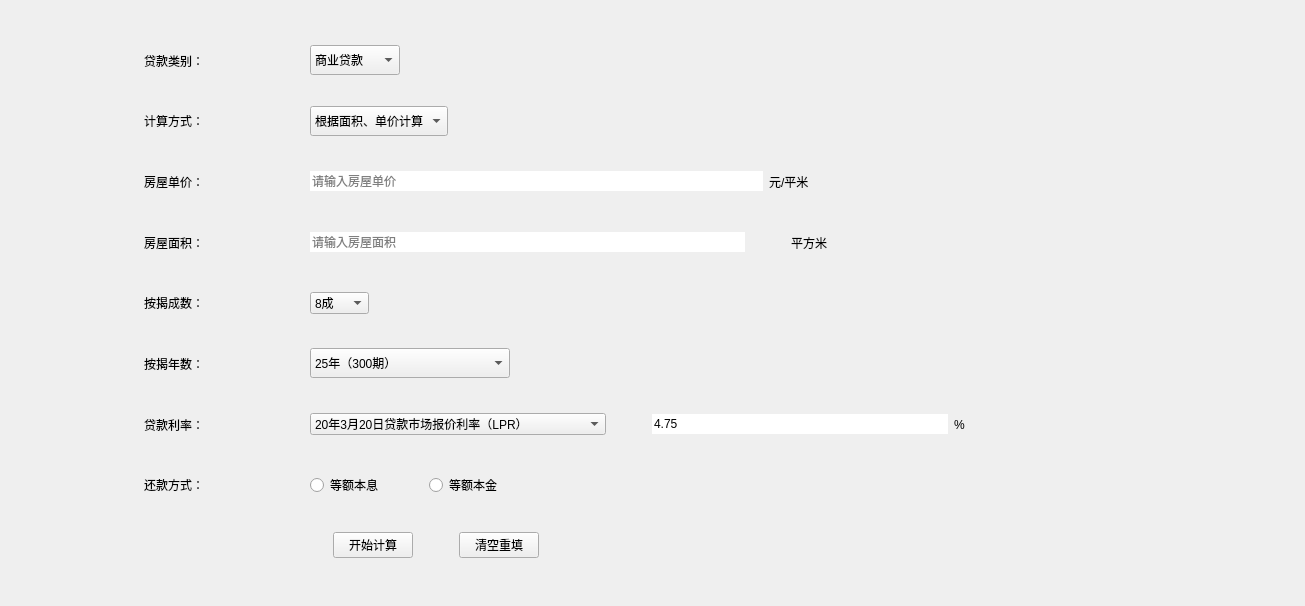
<?xml version="1.0" encoding="UTF-8"?>
<ui version="4.0">
 <class>Widget</class>
 <widget class="QWidget" name="Widget">
  <property name="geometry">
   <rect>
    <x>0</x>
    <y>0</y>
    <width>1305</width>
    <height>606</height>
   </rect>
  </property>
  <property name="windowTitle">
   <string>房贷计算器</string>
  </property>
  <layout class="QHBoxLayout" name="horizontalLayout">
   <item>
    <widget class="QWidget" name="widget" native="true">
     <layout class="QVBoxLayout" name="verticalLayout">
      <item>
       <widget class="QWidget" name="widget_26" native="true">
        <property name="sizePolicy">
         <sizepolicy hsizetype="Expanding" vsizetype="Expanding">
          <horstretch>100</horstretch>
          <verstretch>100</verstretch>
         </sizepolicy>
        </property>
        <layout class="QVBoxLayout" name="verticalLayout_7">
         <item>
          <widget class="QWidget" name="widget_27" native="true">
           <layout class="QHBoxLayout" name="horizontalLayout_24">
            <item>
             <spacer name="horizontalSpacer_76">
              <property name="orientation">
               <enum>Qt::Horizontal</enum>
              </property>
              <property name="sizeType">
               <enum>QSizePolicy::Fixed</enum>
              </property>
              <property name="sizeHint" stdset="0">
               <size>
                <width>100</width>
                <height>20</height>
               </size>
              </property>
             </spacer>
            </item>
            <item>
             <widget class="QLabel" name="label_28">
              <property name="text">
               <string>贷款类别：</string>
              </property>
             </widget>
            </item>
            <item>
             <spacer name="horizontalSpacer_77">
              <property name="orientation">
               <enum>Qt::Horizontal</enum>
              </property>
              <property name="sizeType">
               <enum>QSizePolicy::Fixed</enum>
              </property>
              <property name="sizeHint" stdset="0">
               <size>
                <width>100</width>
                <height>20</height>
               </size>
              </property>
             </spacer>
            </item>
            <item>
             <widget class="QComboBox" name="comboBox_14">
              <property name="maximumSize">
               <size>
                <width>100</width>
                <height>30</height>
               </size>
              </property>
              <property name="currentText">
               <string>商业贷款</string>
              </property>
              <property name="modelColumn">
               <number>0</number>
              </property>
              <item>
               <property name="text">
                <string>商业贷款</string>
               </property>
              </item>
              <item>
               <property name="text">
                <string>公积金贷款</string>
               </property>
              </item>
              <item>
               <property name="text">
                <string>组合型贷款</string>
               </property>
              </item>
             </widget>
            </item>
            <item>
             <spacer name="horizontalSpacer_78">
              <property name="orientation">
               <enum>Qt::Horizontal</enum>
              </property>
              <property name="sizeHint" stdset="0">
               <size>
                <width>40</width>
                <height>20</height>
               </size>
              </property>
             </spacer>
            </item>
           </layout>
          </widget>
         </item>
         <item>
          <widget class="QWidget" name="widget_28" native="true">
           <layout class="QHBoxLayout" name="horizontalLayout_25">
            <item>
             <spacer name="horizontalSpacer_79">
              <property name="orientation">
               <enum>Qt::Horizontal</enum>
              </property>
              <property name="sizeType">
               <enum>QSizePolicy::Fixed</enum>
              </property>
              <property name="sizeHint" stdset="0">
               <size>
                <width>100</width>
                <height>20</height>
               </size>
              </property>
             </spacer>
            </item>
            <item>
             <widget class="QLabel" name="label_29">
              <property name="text">
               <string>计算方式：</string>
              </property>
             </widget>
            </item>
            <item>
             <spacer name="horizontalSpacer_80">
              <property name="orientation">
               <enum>Qt::Horizontal</enum>
              </property>
              <property name="sizeType">
               <enum>QSizePolicy::Fixed</enum>
              </property>
              <property name="sizeHint" stdset="0">
               <size>
                <width>100</width>
                <height>20</height>
               </size>
              </property>
             </spacer>
            </item>
            <item>
             <widget class="QComboBox" name="comboBox_15">
              <property name="sizePolicy">
               <sizepolicy hsizetype="Preferred" vsizetype="Fixed">
                <horstretch>0</horstretch>
                <verstretch>0</verstretch>
               </sizepolicy>
              </property>
              <property name="maximumSize">
               <size>
                <width>200</width>
                <height>30</height>
               </size>
              </property>
              <property name="currentText">
               <string>根据面积、单价计算</string>
              </property>
              <property name="iconSize">
               <size>
                <width>100</width>
                <height>30</height>
               </size>
              </property>
              <item>
               <property name="text">
                <string>根据面积、单价计算</string>
               </property>
              </item>
              <item>
               <property name="text">
                <string>根据贷款总额计算</string>
               </property>
              </item>
             </widget>
            </item>
            <item>
             <spacer name="horizontalSpacer_81">
              <property name="orientation">
               <enum>Qt::Horizontal</enum>
              </property>
              <property name="sizeHint" stdset="0">
               <size>
                <width>40</width>
                <height>20</height>
               </size>
              </property>
             </spacer>
            </item>
           </layout>
          </widget>
         </item>
         <item>
          <widget class="QWidget" name="widget_29" native="true">
           <layout class="QHBoxLayout" name="horizontalLayout_17">
            <item>
             <spacer name="horizontalSpacer_82">
              <property name="orientation">
               <enum>Qt::Horizontal</enum>
              </property>
              <property name="sizeType">
               <enum>QSizePolicy::Fixed</enum>
              </property>
              <property name="sizeHint" stdset="0">
               <size>
                <width>100</width>
                <height>20</height>
               </size>
              </property>
             </spacer>
            </item>
            <item>
             <widget class="QLabel" name="label_30">
              <property name="text">
               <string>房屋单价：</string>
              </property>
             </widget>
            </item>
            <item>
             <spacer name="horizontalSpacer_83">
              <property name="orientation">
               <enum>Qt::Horizontal</enum>
              </property>
              <property name="sizeType">
               <enum>QSizePolicy::Fixed</enum>
              </property>
              <property name="sizeHint" stdset="0">
               <size>
                <width>100</width>
                <height>20</height>
               </size>
              </property>
             </spacer>
            </item>
            <item>
             <widget class="QLineEdit" name="lineEdit_8">
              <property name="enabled">
               <bool>true</bool>
              </property>
              <property name="text">
               <string/>
              </property>
              <property name="maxLength">
               <number>32769</number>
              </property>
              <property name="frame">
               <bool>false</bool>
              </property>
              <property name="placeholderText">
               <string>请输入房屋单价</string>
              </property>
             </widget>
            </item>
            <item>
             <widget class="QLabel" name="label_31">
              <property name="text">
               <string>元/平米</string>
              </property>
             </widget>
            </item>
            <item>
             <spacer name="horizontalSpacer_84">
              <property name="orientation">
               <enum>Qt::Horizontal</enum>
              </property>
              <property name="sizeHint" stdset="0">
               <size>
                <width>40</width>
                <height>20</height>
               </size>
              </property>
             </spacer>
            </item>
           </layout>
          </widget>
         </item>
         <item>
          <widget class="QWidget" name="widget_34" native="true">
           <property name="acceptDrops">
            <bool>false</bool>
           </property>
           <layout class="QHBoxLayout" name="horizontalLayout_3">
            <item>
             <spacer name="horizontalSpacer_99">
              <property name="orientation">
               <enum>Qt::Horizontal</enum>
              </property>
              <property name="sizeType">
               <enum>QSizePolicy::Fixed</enum>
              </property>
              <property name="sizeHint" stdset="0">
               <size>
                <width>100</width>
                <height>20</height>
               </size>
              </property>
             </spacer>
            </item>
            <item>
             <widget class="QLabel" name="label_36">
              <property name="text">
               <string>房屋面积：</string>
              </property>
             </widget>
            </item>
            <item>
             <spacer name="horizontalSpacer_100">
              <property name="orientation">
               <enum>Qt::Horizontal</enum>
              </property>
              <property name="sizeType">
               <enum>QSizePolicy::Fixed</enum>
              </property>
              <property name="sizeHint" stdset="0">
               <size>
                <width>100</width>
                <height>20</height>
               </size>
              </property>
             </spacer>
            </item>
            <item>
             <widget class="QLineEdit" name="lineEdit_10">
              <property name="enabled">
               <bool>true</bool>
              </property>
              <property name="mouseTracking">
               <bool>true</bool>
              </property>
              <property name="text">
               <string/>
              </property>
              <property name="frame">
               <bool>false</bool>
              </property>
              <property name="placeholderText">
               <string>请输入房屋面积</string>
              </property>
             </widget>
            </item>
            <item>
             <spacer name="horizontalSpacer_54">
              <property name="orientation">
               <enum>Qt::Horizontal</enum>
              </property>
              <property name="sizeType">
               <enum>QSizePolicy::Fixed</enum>
              </property>
              <property name="sizeHint" stdset="0">
               <size>
                <width>40</width>
                <height>20</height>
               </size>
              </property>
             </spacer>
            </item>
            <item>
             <widget class="QLabel" name="label_37">
              <property name="text">
               <string>平方米</string>
              </property>
             </widget>
            </item>
            <item>
             <spacer name="horizontalSpacer_101">
              <property name="orientation">
               <enum>Qt::Horizontal</enum>
              </property>
              <property name="sizeHint" stdset="0">
               <size>
                <width>225</width>
                <height>20</height>
               </size>
              </property>
             </spacer>
            </item>
           </layout>
          </widget>
         </item>
         <item>
          <widget class="QWidget" name="widget_2" native="true">
           <layout class="QHBoxLayout" name="horizontalLayout_2">
            <item>
             <spacer name="horizontalSpacer">
              <property name="orientation">
               <enum>Qt::Horizontal</enum>
              </property>
              <property name="sizeType">
               <enum>QSizePolicy::Fixed</enum>
              </property>
              <property name="sizeHint" stdset="0">
               <size>
                <width>100</width>
                <height>20</height>
               </size>
              </property>
             </spacer>
            </item>
            <item>
             <widget class="QLabel" name="label">
              <property name="text">
               <string>按揭成数：</string>
              </property>
             </widget>
            </item>
            <item>
             <spacer name="horizontalSpacer_2">
              <property name="orientation">
               <enum>Qt::Horizontal</enum>
              </property>
              <property name="sizeType">
               <enum>QSizePolicy::Fixed</enum>
              </property>
              <property name="sizeHint" stdset="0">
               <size>
                <width>100</width>
                <height>20</height>
               </size>
              </property>
             </spacer>
            </item>
            <item>
             <widget class="QComboBox" name="comboBox_1">
              <property name="toolTipDuration">
               <number>-1</number>
              </property>
              <property name="currentText">
               <string>8成</string>
              </property>
              <item>
               <property name="text">
                <string>8成</string>
               </property>
              </item>
              <item>
               <property name="text">
                <string>7.5成</string>
               </property>
              </item>
              <item>
               <property name="text">
                <string>7成</string>
               </property>
              </item>
              <item>
               <property name="text">
                <string>6.5成</string>
               </property>
              </item>
              <item>
               <property name="text">
                <string>6成</string>
               </property>
              </item>
              <item>
               <property name="text">
                <string>5.5成</string>
               </property>
              </item>
              <item>
               <property name="text">
                <string>5成</string>
               </property>
              </item>
              <item>
               <property name="text">
                <string>4.5成</string>
               </property>
              </item>
              <item>
               <property name="text">
                <string>4成</string>
               </property>
              </item>
              <item>
               <property name="text">
                <string>3.5成</string>
               </property>
              </item>
              <item>
               <property name="text">
                <string>3成</string>
               </property>
              </item>
              <item>
               <property name="text">
                <string>2.5成</string>
               </property>
              </item>
              <item>
               <property name="text">
                <string>2成</string>
               </property>
              </item>
             </widget>
            </item>
            <item>
             <spacer name="horizontalSpacer_3">
              <property name="orientation">
               <enum>Qt::Horizontal</enum>
              </property>
              <property name="sizeHint" stdset="0">
               <size>
                <width>40</width>
                <height>20</height>
               </size>
              </property>
             </spacer>
            </item>
           </layout>
          </widget>
         </item>
         <item>
          <widget class="QWidget" name="widget_30" native="true">
           <layout class="QHBoxLayout" name="horizontalLayout_27">
            <item>
             <spacer name="horizontalSpacer_85">
              <property name="orientation">
               <enum>Qt::Horizontal</enum>
              </property>
              <property name="sizeType">
               <enum>QSizePolicy::Fixed</enum>
              </property>
              <property name="sizeHint" stdset="0">
               <size>
                <width>100</width>
                <height>20</height>
               </size>
              </property>
             </spacer>
            </item>
            <item>
             <widget class="QLabel" name="label_32">
              <property name="text">
               <string>按揭年数：</string>
              </property>
             </widget>
            </item>
            <item>
             <spacer name="horizontalSpacer_86">
              <property name="orientation">
               <enum>Qt::Horizontal</enum>
              </property>
              <property name="sizeType">
               <enum>QSizePolicy::Fixed</enum>
              </property>
              <property name="sizeHint" stdset="0">
               <size>
                <width>100</width>
                <height>20</height>
               </size>
              </property>
             </spacer>
            </item>
            <item>
             <widget class="QComboBox" name="comboBox_16">
              <property name="sizePolicy">
               <sizepolicy hsizetype="Expanding" vsizetype="Fixed">
                <horstretch>0</horstretch>
                <verstretch>0</verstretch>
               </sizepolicy>
              </property>
              <property name="maximumSize">
               <size>
                <width>200</width>
                <height>30</height>
               </size>
              </property>
              <property name="iconSize">
               <size>
                <width>300</width>
                <height>30</height>
               </size>
              </property>
              <item>
               <property name="text">
                <string>25年（300期）</string>
               </property>
              </item>
              <item>
               <property name="text">
                <string>24年（288期）</string>
               </property>
              </item>
              <item>
               <property name="text">
                <string>23年（276期）</string>
               </property>
              </item>
              <item>
               <property name="text">
                <string>22年（264期）</string>
               </property>
              </item>
              <item>
               <property name="text">
                <string>21年（252期）</string>
               </property>
              </item>
              <item>
               <property name="text">
                <string>20年（240期）</string>
               </property>
              </item>
              <item>
               <property name="text">
                <string>19年（228期）</string>
               </property>
              </item>
              <item>
               <property name="text">
                <string>18年（216期）</string>
               </property>
              </item>
              <item>
               <property name="text">
                <string>17年（204期）</string>
               </property>
              </item>
              <item>
               <property name="text">
                <string>16年（192期）</string>
               </property>
              </item>
              <item>
               <property name="text">
                <string>15年（180期）</string>
               </property>
              </item>
              <item>
               <property name="text">
                <string>14年（168期）</string>
               </property>
              </item>
              <item>
               <property name="text">
                <string>13年（156期）</string>
               </property>
              </item>
              <item>
               <property name="text">
                <string>12年（144期）</string>
               </property>
              </item>
              <item>
               <property name="text">
                <string>11年（132期）</string>
               </property>
              </item>
              <item>
               <property name="text">
                <string>10年（120期）</string>
               </property>
              </item>
              <item>
               <property name="text">
                <string>9年（108期）</string>
               </property>
              </item>
              <item>
               <property name="text">
                <string>8年（96期）</string>
               </property>
              </item>
              <item>
               <property name="text">
                <string>7年（84期）</string>
               </property>
              </item>
              <item>
               <property name="text">
                <string>6年（72期）</string>
               </property>
              </item>
              <item>
               <property name="text">
                <string>5年（60期）</string>
               </property>
              </item>
              <item>
               <property name="text">
                <string>4年（48期）</string>
               </property>
              </item>
              <item>
               <property name="text">
                <string>3年（36期）</string>
               </property>
              </item>
              <item>
               <property name="text">
                <string>2年（24期）</string>
               </property>
              </item>
              <item>
               <property name="text">
                <string>1年（12期）</string>
               </property>
              </item>
             </widget>
            </item>
            <item>
             <spacer name="horizontalSpacer_87">
              <property name="orientation">
               <enum>Qt::Horizontal</enum>
              </property>
              <property name="sizeHint" stdset="0">
               <size>
                <width>40</width>
                <height>20</height>
               </size>
              </property>
             </spacer>
            </item>
           </layout>
          </widget>
         </item>
         <item>
          <widget class="QWidget" name="widget_31" native="true">
           <layout class="QHBoxLayout" name="horizontalLayout_28">
            <item>
             <spacer name="horizontalSpacer_88">
              <property name="orientation">
               <enum>Qt::Horizontal</enum>
              </property>
              <property name="sizeType">
               <enum>QSizePolicy::Fixed</enum>
              </property>
              <property name="sizeHint" stdset="0">
               <size>
                <width>100</width>
                <height>20</height>
               </size>
              </property>
             </spacer>
            </item>
            <item>
             <widget class="QLabel" name="label_33">
              <property name="text">
               <string>贷款利率：</string>
              </property>
             </widget>
            </item>
            <item>
             <spacer name="horizontalSpacer_89">
              <property name="orientation">
               <enum>Qt::Horizontal</enum>
              </property>
              <property name="sizeType">
               <enum>QSizePolicy::Fixed</enum>
              </property>
              <property name="sizeHint" stdset="0">
               <size>
                <width>100</width>
                <height>20</height>
               </size>
              </property>
             </spacer>
            </item>
            <item>
             <widget class="QComboBox" name="comboBox_17">
              <property name="sizePolicy">
               <sizepolicy hsizetype="Expanding" vsizetype="Fixed">
                <horstretch>0</horstretch>
                <verstretch>0</verstretch>
               </sizepolicy>
              </property>
              <item>
               <property name="text">
                <string>20年3月20日贷款市场报价利率（LPR）</string>
               </property>
              </item>
              <item>
               <property name="text">
                <string>19年9月20日贷款市场报价利率（LPR）</string>
               </property>
              </item>
              <item>
               <property name="text">
                <string>15年10月24日利率上限（1.1倍）</string>
               </property>
              </item>
              <item>
               <property name="text">
                <string>15年10月24日利率上限（1.05倍）</string>
               </property>
              </item>
              <item>
               <property name="text">
                <string>15年10月24日利率下限（85折）</string>
               </property>
              </item>
              <item>
               <property name="text">
                <string>15年10月24日利率下限（7折）</string>
               </property>
              </item>
              <item>
               <property name="text">
                <string>15年10月24日基准利率</string>
               </property>
              </item>
              <item>
               <property name="text">
                <string>15年8月26日利率上限（1.1倍）</string>
               </property>
              </item>
              <item>
               <property name="text">
                <string>15年8月26日利率下限（85折）</string>
               </property>
              </item>
              <item>
               <property name="text">
                <string>15年8月26日利率下限（7折）</string>
               </property>
              </item>
              <item>
               <property name="text">
                <string>15年8月26日基准利率</string>
               </property>
              </item>
              <item>
               <property name="text">
                <string>15年6月28日利率上限（1.1倍）</string>
               </property>
              </item>
              <item>
               <property name="text">
                <string>15年6月28日利率下限（85折）</string>
               </property>
              </item>
              <item>
               <property name="text">
                <string>15年6月28日利率下限（7折）</string>
               </property>
              </item>
              <item>
               <property name="text">
                <string>15年6月28日基准利率</string>
               </property>
              </item>
              <item>
               <property name="text">
                <string>15年5月11日利率上限（1.1倍）</string>
               </property>
              </item>
              <item>
               <property name="text">
                <string>15年5月11日利率下限（85折）</string>
               </property>
              </item>
              <item>
               <property name="text">
                <string>15年5月11日利率下限（7折）</string>
               </property>
              </item>
              <item>
               <property name="text">
                <string>15年5月11日基准利率</string>
               </property>
              </item>
              <item>
               <property name="text">
                <string>15年3月1日利率上限（1.1倍）</string>
               </property>
              </item>
              <item>
               <property name="text">
                <string>15年3月1日利率上限（85折）</string>
               </property>
              </item>
              <item>
               <property name="text">
                <string>15年3月1日利率上限（7折）</string>
               </property>
              </item>
              <item>
               <property name="text">
                <string>15年3月1日基准利率</string>
               </property>
              </item>
              <item>
               <property name="text">
                <string>14年11月22日利率上限（1.1倍）</string>
               </property>
              </item>
              <item>
               <property name="text">
                <string>14年11月22日利率下限（85折）</string>
               </property>
              </item>
              <item>
               <property name="text">
                <string>14年11月22日利率下限（7折）</string>
               </property>
              </item>
              <item>
               <property name="text">
                <string>14年11月22日基准利率</string>
               </property>
              </item>
              <item>
               <property name="text">
                <string>12年7月6日利率上限（1.1倍）</string>
               </property>
              </item>
              <item>
               <property name="text">
                <string>12年7月6日利率下限（85折）</string>
               </property>
              </item>
              <item>
               <property name="text">
                <string>12年7月6日利率下限（7折）</string>
               </property>
              </item>
              <item>
               <property name="text">
                <string>12年7月6日基准利率</string>
               </property>
              </item>
              <item>
               <property name="text">
                <string>12年6月8日利率上限（1.1倍）</string>
               </property>
              </item>
              <item>
               <property name="text">
                <string>12年6月8日利率下限（85折）</string>
               </property>
              </item>
              <item>
               <property name="text">
                <string>12年6月8日利率下限（7折）</string>
               </property>
              </item>
              <item>
               <property name="text">
                <string>12年6月8日基准利率</string>
               </property>
              </item>
             </widget>
            </item>
            <item>
             <spacer name="horizontalSpacer_90">
              <property name="orientation">
               <enum>Qt::Horizontal</enum>
              </property>
              <property name="sizeType">
               <enum>QSizePolicy::Fixed</enum>
              </property>
              <property name="sizeHint" stdset="0">
               <size>
                <width>40</width>
                <height>20</height>
               </size>
              </property>
             </spacer>
            </item>
            <item>
             <widget class="QLineEdit" name="lineEdit_9">
              <property name="acceptDrops">
               <bool>true</bool>
              </property>
              <property name="text">
               <string>4.75</string>
              </property>
              <property name="frame">
               <bool>false</bool>
              </property>
              <property name="placeholderText">
               <string/>
              </property>
             </widget>
            </item>
            <item>
             <widget class="QLabel" name="label_34">
              <property name="text">
               <string>%</string>
              </property>
             </widget>
            </item>
            <item>
             <spacer name="horizontalSpacer_91">
              <property name="orientation">
               <enum>Qt::Horizontal</enum>
              </property>
              <property name="sizeHint" stdset="0">
               <size>
                <width>40</width>
                <height>20</height>
               </size>
              </property>
             </spacer>
            </item>
           </layout>
          </widget>
         </item>
         <item>
          <widget class="QWidget" name="widget_32" native="true">
           <layout class="QHBoxLayout" name="horizontalLayout_29">
            <item>
             <spacer name="horizontalSpacer_92">
              <property name="orientation">
               <enum>Qt::Horizontal</enum>
              </property>
              <property name="sizeType">
               <enum>QSizePolicy::Fixed</enum>
              </property>
              <property name="sizeHint" stdset="0">
               <size>
                <width>100</width>
                <height>20</height>
               </size>
              </property>
             </spacer>
            </item>
            <item>
             <widget class="QLabel" name="label_35">
              <property name="text">
               <string>还款方式：</string>
              </property>
             </widget>
            </item>
            <item>
             <spacer name="horizontalSpacer_93">
              <property name="orientation">
               <enum>Qt::Horizontal</enum>
              </property>
              <property name="sizeType">
               <enum>QSizePolicy::Fixed</enum>
              </property>
              <property name="sizeHint" stdset="0">
               <size>
                <width>100</width>
                <height>20</height>
               </size>
              </property>
             </spacer>
            </item>
            <item>
             <widget class="QRadioButton" name="radioButton_7">
              <property name="text">
               <string>等额本息</string>
              </property>
             </widget>
            </item>
            <item>
             <spacer name="horizontalSpacer_94">
              <property name="orientation">
               <enum>Qt::Horizontal</enum>
              </property>
              <property name="sizeType">
               <enum>QSizePolicy::Fixed</enum>
              </property>
              <property name="sizeHint" stdset="0">
               <size>
                <width>40</width>
                <height>20</height>
               </size>
              </property>
             </spacer>
            </item>
            <item>
             <widget class="QRadioButton" name="radioButton_8">
              <property name="text">
               <string>等额本金</string>
              </property>
             </widget>
            </item>
            <item>
             <spacer name="horizontalSpacer_95">
              <property name="orientation">
               <enum>Qt::Horizontal</enum>
              </property>
              <property name="sizeHint" stdset="0">
               <size>
                <width>40</width>
                <height>20</height>
               </size>
              </property>
             </spacer>
            </item>
           </layout>
          </widget>
         </item>
         <item>
          <widget class="QWidget" name="widget_33" native="true">
           <layout class="QHBoxLayout" name="horizontalLayout_30">
            <item>
             <spacer name="horizontalSpacer_96">
              <property name="orientation">
               <enum>Qt::Horizontal</enum>
              </property>
              <property name="sizeType">
               <enum>QSizePolicy::Fixed</enum>
              </property>
              <property name="sizeHint" stdset="0">
               <size>
                <width>289</width>
                <height>20</height>
               </size>
              </property>
             </spacer>
            </item>
            <item>
             <widget class="QPushButton" name="pushButton_7">
              <property name="text">
               <string>开始计算</string>
              </property>
             </widget>
            </item>
            <item>
             <spacer name="horizontalSpacer_97">
              <property name="orientation">
               <enum>Qt::Horizontal</enum>
              </property>
              <property name="sizeType">
               <enum>QSizePolicy::Fixed</enum>
              </property>
              <property name="sizeHint" stdset="0">
               <size>
                <width>40</width>
                <height>20</height>
               </size>
              </property>
             </spacer>
            </item>
            <item>
             <widget class="QPushButton" name="pushButton_8">
              <property name="text">
               <string>清空重填</string>
              </property>
             </widget>
            </item>
            <item>
             <spacer name="horizontalSpacer_98">
              <property name="orientation">
               <enum>Qt::Horizontal</enum>
              </property>
              <property name="sizeHint" stdset="0">
               <size>
                <width>40</width>
                <height>20</height>
               </size>
              </property>
             </spacer>
            </item>
           </layout>
          </widget>
         </item>
        </layout>
       </widget>
      </item>
     </layout>
    </widget>
   </item>
  </layout>
 </widget>
 <layoutdefault spacing="6" margin="11"/>
 <resources/>
 <connections/>
</ui>
